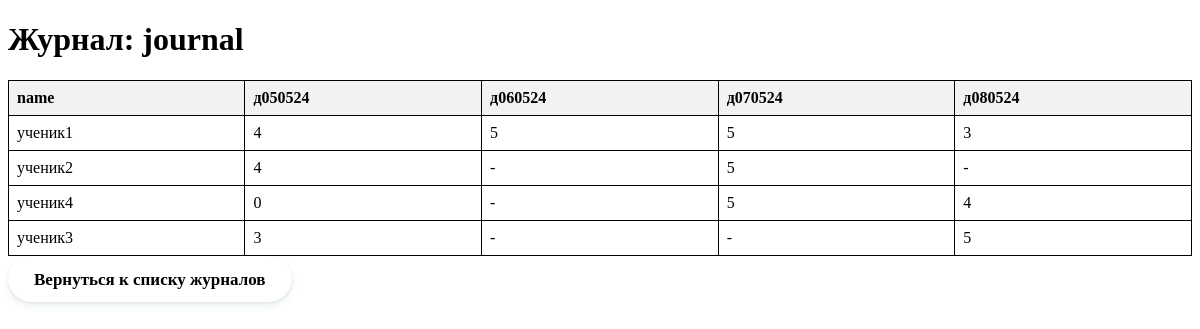
Page /table/journal on the committed database.
### tables this page shows
CREATE TABLE journal(
    id integer primary key autoincrement,
    name text,
    "д050524" integer NOT NULL DEFAULT '-'
, "д060524" integer NOT NULL DEFAULT '-', "д070524" string NOT NULL DEFAULT '-', "д080524" string NOT NULL DEFAULT '-');

### project/app.py (the view)
@app.route('/table/<table_name>')
def show_table(table_name):
    conn = sqlite3.connect(db_file)
    cursor = conn.cursor()
    cursor.execute(f"PRAGMA table_info({table_name})")
    columns_info = cursor.fetchall()
    col_names = [col[1] for col in columns_info if col[1] != 'id']
    cursor.execute(f"SELECT {', '.join(col_names)} FROM {table_name}")
    rows = cursor.fetchall()
    conn.close()
    return render_template('table.html', table_name=table_name, rows=rows, col_names=col_names)

### project/templates/table.html (shortened to what this page needs)
<!doctype html>
<html lang="ru">
<head>
</head>
<body>
    <h1>Журнал: {{ table_name }}</h1>
    <table>
        <thead>
            <tr>
                {% for col_name in col_names %}
                    <th>{{ col_name }}</th>
                {% endfor %}
            </tr>
        </thead>
        <tbody>
            {% for row in rows %}
                <tr>
                    {% for cell in row %}
                        <td> {{ cell }}</td>
                    {% endfor %}
                </tr>
            {% endfor %}
        </tbody>
    </table>
    <a class="btn" href="{{ url_for('tables') }}">Вернуться к списку журналов</a>
</body>
</html>

### project/templates/table.html (style rules this page uses)
table { border-collapse: collapse; width: 100%; }
th, td { border: 1px solid black; padding: 8px; text-align: left; }
th { background-color: #f2f2f2; }
.btn { display: inline-block; box-sizing: border-box; padding: 0 25px; margin: 0 15px 15px 0; outline: none; border: 1px solid #fff; border-radius: 50px; height: 46px; line-height: 46px; font-size: 17px; font-weight: 600; font-style: arial; text-decoration: none; color: #000000; background-color: #fff; box-shadow: 0 4px 6px rgb(65 132 144 / 10%), 0 1px 3px rgb(0 0 0 / 8%); cursor: pointer; user-select: none; appearance: none; touch-action: manipulation; vertical-align: top; transition: box-shadow 0.2s; }

### rows in the picture
journal: name "ученик1", row "4" "5" "5" "3"
journal: name "ученик2", row "4" "-" "5" "-"
journal: name "ученик4", row "0" "-" "5" "4"
journal: name "ученик3", row "3" "-" "-" "5"

### other values in the picture
{{ table_name }} "journal"
{{ col_name }} "name" "д050524" "д060524" "д070524" "д080524"
